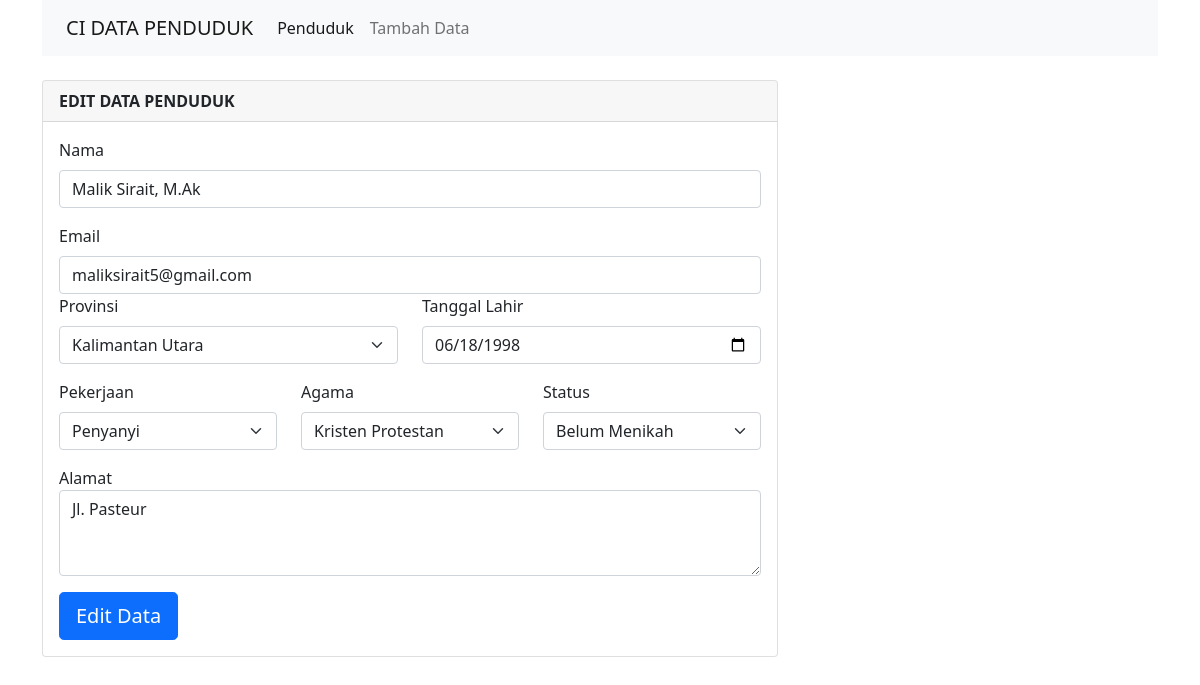
Page /EditData/index.php?id=1 on the committed database.
### tables this page shows
CREATE TABLE `profil` (
  `id` int(11) NOT NULL,
  `nik` char(14) NOT NULL,
  `nama` varchar(100) NOT NULL,
  `alamat` varchar(100) NOT NULL,
  `status` varchar(50) NOT NULL,
  `umur` int(11) NOT NULL,
  `email` varchar(100) NOT NULL
);

### DatabaseConn/DatabaseConn.php (called while the page is built)
<?php
$conn = mysqli_connect("localhost", "root", "", "data_kependudukan");
	function query ($query) {
	global $conn;
	$result = mysqli_query ($conn , $query);
	$rows = [];
	while ($row = mysqli_fetch_assoc ($result)) {
	$rows[] = $row;
	}
		return $rows;
}
?>

### EditData/index.php (the view, shortened to what this page needs)
<?php
require '../DatabaseConn/DatabaseConn.php';
$id = $_GET["id"];
$profil = query("SELECT * FROM profil WHERE id = $id")[0];
$namaProvinsi = query("SELECT pv.* FROM profil pr JOIN kode_provinsi pv ON pv.id_provinsi = LEFT(pr.nik, 2) WHERE pr.id = $id")[0];
$namaPekerjaan = query("SELECT pk.* FROM profil pr JOIN kode_pekerjaan pk ON pk.id_pekerjaan = LEFT(RIGHT(pr.nik, 2), 2) WHERE pr.id = $id")[0];
$namaAgama = query("SELECT agm.* FROM profil pr JOIN kode_agama agm ON agm.id_agama = LEFT(RIGHT(pr.nik, 4), 2) WHERE pr.id = $id")[0];
$agamas = query("SELECT * FROM kode_agama");
$provinsis = query("SELECT * FROM kode_provinsi");
$pekerjaans = query("SELECT * FROM kode_pekerjaan ORDER BY nama_pekerjaan");
$status = query("SELECT status FROM profil GROUP BY status;");
$tanggal = substr($profil["nik"], 2, 8);
$tahun = substr($tanggal, 4, 4);
$bulan = substr($tanggal, 2, 2);
$tanggal = substr($tanggal, 0, 2);
$tanggal_format = $tahun . '-' . $bulan . '-' . $tanggal;
?>
<!doctype html>
<html lang="en">
  <head>
    <link href="https://cdn.jsdelivr.net/npm/bootstrap@5.0.2/dist/css/bootstrap.min.css" rel="stylesheet">
  </head>
  <body>
    <div class="container">
        <div class="row">
            <div class="col-md6">
                <nav class="navbar navbar-expand-lg navbar-light bg-light">
                    <div class="container-fluid">
                        <a class="navbar-brand" href="../">CI DATA PENDUDUK</a>
                        <div class="collapse navbar-collapse" id="navbarSupportedContent">
                            <ul class="navbar-nav me-auto mb-2 mb-lg-0">
                                <li class="nav-item">
                                    <a class="nav-link active" aria-current="page" href="../">Penduduk</a>
                                </li>
                                <li class="nav-item">
                                    <a class="nav-link" aria-current="page" href="../AddData/">Tambah Data</a>
                                </li>
                            </ul>
                        </div>
                    </div>
                </nav>
            </div>
        </div>
    </div>
<div class="container">
    <div class="row mt-4">
        <div class="col-md-8">
            <div class="card">
                <div class="card-header">
                    <strong>EDIT DATA PENDUDUK</strong>
                </div>
                <div class="card-body">
                    <form action="" method="post">
                        <label for="nama" class="form-label">Nama</label>
                        <input type="text" id="nama" name="nama" class="form-control mb-3" required value="<?= $profil["nama"] ?>">
                        <label for="email" class="form-label">Email</label>
                        <input type="email" id="email" name="email" class="form-control mb- 3" required value="<?= $profil["email"] ?>">
                        <div class="row mb-3">
                            <div class="col-md-6">
                                <label for="nikProvinsi" class="form-label">Provinsi</label>
                                <select class="form-select" id="nikProvinsi" name="nikProvinsi">
                                <?php foreach($provinsis as $provinsi): ?>
                                        <?php if($namaProvinsi["nama_provinsi"] === $provinsi["nama_provinsi"]): ?>
                                            <option value="<?= $provinsi["id_provinsi"] ?>" selected><?= $provinsi["nama_provinsi"] ?></option>
                                        <?php else : ?>
                                            <option value="<?= $provinsi["id_provinsi"] ?>"><?= $provinsi["nama_provinsi"] ?></option>
                                        <?php endif; ?>
                                <?php endforeach; ?>
                                </select>
                            </div>
                            <div class="col-md-6">
                                <label for="nikTanggalLahir" class="form-label">Tanggal Lahir</label>
                                <input type="date" id="nikTanggalLahir" name="nikTanggalLahir" class="form-control" min="1970-01-01" max="2002-12-31" value="<?= $tanggal_format; ?>">
                            </div>
                        </div>
                        <div class="row mb-3">
                            <div class="col-md-4">
                                <label for="nikPekerjaan" class="form-label">Pekerjaan</label>
                                <select class="form-select" id="nikPekerjaan" name="nikPekerjaan">
                                <?php foreach($pekerjaans as $pekerjaan): ?>
                                        <?php if($namaPekerjaan["nama_pekerjaan"] === $pekerjaan["nama_pekerjaan"]): ?>
                                            <option value="<?= $pekerjaan["id_pekerjaan"] ?>" selected><?= $pekerjaan["nama_pekerjaan"] ?></option>
                                        <?php else : ?>
                                            <option value="<?= $pekerjaan["id_pekerjaan"] ?>"><?= $pekerjaan["nama_pekerjaan"] ?></option>
                                        <?php endif; ?>
                                <?php endforeach; ?>
                                </select>
                            </div>
                            <div class="col-md-4">
                                <label for="nikAgama" class="form-label">Agama</label>
                                <select class="form-select" id="nikAgama" name="nikAgama">
                                <?php foreach($agamas as $agama): ?>
                                        <?php if($namaAgama["nama_agama"] === $agama["nama_agama"]): ?>
                                            <option value="<?= $agama["id_agama"] ?>" selected><?= $agama["nama_agama"] ?></option>
                                        <?php else : ?>
                                            <option value="<?= $agama["id_agama"] ?>"><?= $agama["nama_agama"] ?></option>
                                        <?php endif; ?>
                                <?php endforeach; ?>
                                </select>
                                </div>
                                <div class="col-md-4">
                                    <label for="status" class="form-label">Status</label>
                                    <select class="form-select" id="status" name="status">
                                        <?php foreach($status as $statu): ?>
                                            <?php if($profil["status"] === $statu["status"]): ?>
                                                <option value="<?= $statu["status"] ?>" selected><?= $statu["status"] ?></option>
                                            <?php else : ?>
                                                <option value="<?= $statu["status"] ?>"><?= $statu["status"] ?></option>
                                            <?php endif; ?>
                                        <?php endforeach; ?>
                                    </select>
                            </div>
                        </div>
                        <div class="form-group mb-3">
                            <label for="alamat">Alamat</label>
                            <textarea class="form-control" name="alamat" id="alamat" rows="3" required><?= $profil["alamat"] ?></textarea>
                        </div>
                        <button type="submit" name="edit" class="btn btn-primary btn-lg">Edit Data</button>
                    </form>
                </div>
            </div>
        </div>
    </div>
</div>
</body>
</html>

### rows in the picture
profil: nama "Malik Sirait, M.Ak", email "maliksirait5@gmail.com", nikTanggalLahir "06/18/1998", status "Belum Menikah", alamat "Jl. Pasteur"

### other values in the picture
form field nikProvinsi "Kalimantan Utara"
form field nikPekerjaan "Penyanyi"
form field nikAgama "Kristen Protestan"
